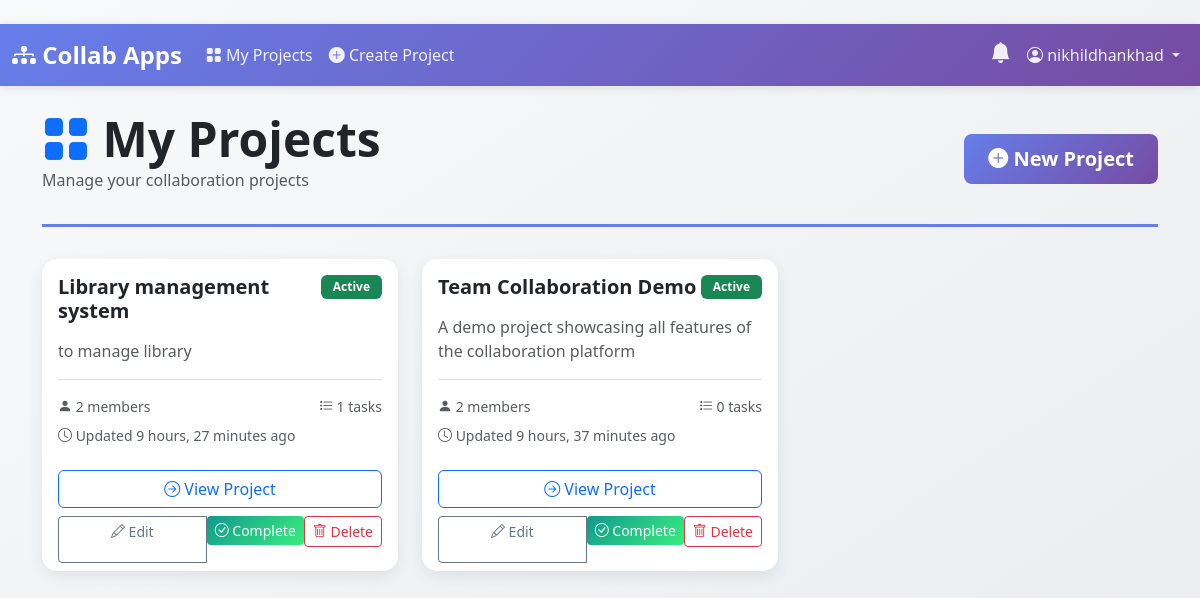
Screenshot of /projects/ (signed in) with the database file from the repository.
### projects/models.py (models this page shows, shortened)
class Project(models.Model):
    STATUS_CHOICES = [
        ('active', 'Active'),
        ('archived', 'Archived'),
        ('completed', 'Completed'),
    ]
    name = models.CharField(max_length=200)
    description = models.TextField()
    owner = models.ForeignKey(User, on_delete=models.CASCADE, related_name='owned_projects')
    status = models.CharField(max_length=20, choices=STATUS_CHOICES, default='active')
    created_at = models.DateTimeField(auto_now_add=True)
    updated_at = models.DateTimeField(auto_now=True)
    members = models.ManyToManyField(User, through='ProjectMembership', related_name='projects')
    class Meta:
        ordering = ['-created_at']
    def get_member_count(self):
        return self.members.count()
    def get_task_count(self):
        return self.tasks.count()
    @property
    def is_completed(self):
        return self.status == 'completed'

### projects/views.py (the view)
# urls.py: path('', views.DashboardView.as_view(), name='dashboard'),
class DashboardView(LoginRequiredMixin, ListView):
    model = Project
    template_name = 'projects/dashboard.html'
    context_object_name = 'projects'
    def get_queryset(self):
        return get_user_projects(self.request.user).order_by('-updated_at')

### projects/permissions.py (called while the page is built)
def get_user_projects(user):
    return user.projects.all()

### templates/projects/dashboard.html (shortened to what this page needs)
﻿{% extends 'base.html' %}
{% block content %}
<div class="page-header">
    <div class="d-flex justify-content-between align-items-center">
        <div>
            <h1 class="display-5 fw-bold mb-0">
                <i class="bi bi-grid-fill text-primary"></i> My Projects
            </h1>
            <p class="text-muted">Manage your collaboration projects</p>
        </div>
        <a href="{% url 'project_create' %}" class="btn btn-primary btn-lg">
            <i class="bi bi-plus-circle-fill"></i> New Project
        </a>
    </div>
</div>
{% if projects %}
<div class="row g-4">
    {% for project in projects %}
    <div class="col-md-6 col-lg-4">
        <div class="card h-100">
            <div class="card-body">
                <div class="d-flex justify-content-between align-items-start mb-3">
                    <h5
                        class="card-title fw-bold mb-0 {% if project.is_completed %}text-muted text-decoration-line-through{% endif %}">
                        <a href="{% url 'project_detail' project.pk %}"
                            class="text-decoration-none {% if project.is_completed %}text-muted{% else %}text-dark{% endif %}">
                            {{ project.name }}
                        </a>
                    </h5>
                    <span
                        class="badge {% if project.status == 'active' %}bg-success{% elif project.status == 'completed' %}bg-info{% else %}bg-secondary{% endif %}">
                        {{ project.get_status_display }}
                    </span>
                </div>
                <p class="card-text text-muted">
                    {{ project.description|truncatewords:20 }}
                </p>
                <div class="d-flex justify-content-between align-items-center mt-3 pt-3 border-top">
                    <div class="small text-muted">
                        <i class="bi bi-person-fill"></i> {{ project.get_member_count }} members
                    </div>
                    <div class="small text-muted">
                        <i class="bi bi-list-task"></i> {{ project.get_task_count }} tasks
                    </div>
                </div>
                <div class="small text-muted mt-2">
                    <i class="bi bi-clock"></i> Updated {{ project.updated_at|timesince }} ago
                </div>
            </div>
            <div class="card-footer bg-transparent border-0">
                <div class="d-grid gap-2">
                    <a href="{% url 'project_detail' project.pk %}" class="btn btn-outline-primary">
                        <i class="bi bi-arrow-right-circle"></i> View Project
                    </a>
                    {% if project.owner == user %}
                    <div class="btn-group" role="group">
                        <a href="{% url 'project_update' project.pk %}" class="btn btn-sm btn-outline-secondary">
                            <i class="bi bi-pencil"></i> Edit
                        </a>
                        {% if not project.is_completed %}
                        <form method="post" action="{% url 'mark_project_completed' project.pk %}" class="d-inline">
                            <button type="submit" class="btn btn-sm btn-success" title="Mark as completed">
                                <i class="bi bi-check-circle"></i> Complete
                            </button>
                        </form>
                        {% endif %}
                        <form method="post" action="{% url 'project_delete' project.pk %}" class="d-inline"
                            onsubmit="return confirm('⚠️ WARNING: This will permanently delete the project and ALL its tasks, files, and comments. This action cannot be undone. Are you absolutely sure?');">
                            <button type="submit" class="btn btn-sm btn-outline-danger">
                                <i class="bi bi-trash"></i> Delete
                            </button>
                        </form>
                    </div>
                    {% endif %}
                </div>
            </div>
        </div>
    </div>
    {% endfor %}
</div>
{% endif %}
{% endblock %}

### templates/base.html (shortened to what this page needs)
﻿<!DOCTYPE html>
<html lang="en">
<head>
    <link href="https://cdn.jsdelivr.net/npm/bootstrap@5.3.0/dist/css/bootstrap.min.css" rel="stylesheet">
    <link rel="stylesheet" href="https://cdn.jsdelivr.net/npm/bootstrap-icons@1.11.0/font/bootstrap-icons.css">
</head>
<body>
    {% if user.is_authenticated %}
    <nav class="navbar navbar-expand-lg navbar-dark mb-4">
        <div class="container-fluid">
            <a class="navbar-brand" href="{% url 'dashboard' %}">
                <i class="bi bi-diagram-3-fill"></i> Collab Apps
            </a>
            <div class="collapse navbar-collapse" id="navbarNav">
                <ul class="navbar-nav me-auto">
                    <li class="nav-item">
                        <a class="nav-link" href="{% url 'dashboard' %}">
                            <i class="bi bi-grid-fill"></i> My Projects
                        </a>
                    </li>
                    <li class="nav-item">
                        <a class="nav-link" href="{% url 'project_create' %}">
                            <i class="bi bi-plus-circle-fill"></i> Create Project
                        </a>
                    </li>
                </ul>
                <ul class="navbar-nav">
                    <li class="nav-item dropdown">
                        <a class="nav-link notification-icon" href="#" id="notificationDropdown" role="button" data-bs-toggle="dropdown">
                            <i class="bi bi-bell-fill"></i>
                        </a>
                    </li>
                    <li class="nav-item dropdown">
                        <a class="nav-link dropdown-toggle" href="#" id="userDropdown" role="button" data-bs-toggle="dropdown">
                            <i class="bi bi-person-circle"></i> {{ user.username }}
                        </a>
                    </li>
                </ul>
            </div>
        </div>
    </nav>
    {% endif %}
    <div class="container">
        {% block content %}{% endblock %}
    </div>
</body>
</html>

### templates/base.html (style rules this page uses)
:root { --primary-gradient: linear-gradient(135deg, #667eea 0%, #764ba2 100%); --success-gradient: linear-gradient(135deg, #11998e 0%, #38ef7d 100%); }
body { min-height: 100vh; background: linear-gradient(to bottom right, #f8f9fa, #e9ecef); }
.navbar { background: var(--primary-gradient) !important; box-shadow: 0 2px 10px rgba(0,0,0,0.1); }
.navbar-brand { font-weight: 700; font-size: 1.5rem; color: white !important; }
.nav-link { color: rgba(255,255,255,0.9) !important; font-weight: 500; transition: all 0.3s; }
.notification-icon { position: relative; cursor: pointer; font-size: 1.3rem; }
.card { border: none; border-radius: 15px; box-shadow: 0 5px 15px rgba(0,0,0,0.08); transition: transform 0.3s, box-shadow 0.3s; }
.btn-primary { background: var(--primary-gradient); border: none; font-weight: 600; padding: 10px 24px; border-radius: 8px; transition: all 0.3s; }
.btn-success { background: var(--success-gradient); border: none; }
.badge { padding: 6px 12px; border-radius: 6px; font-weight: 600; }
.page-header { margin-bottom: 2rem; padding-bottom: 1rem; border-bottom: 3px solid #667eea; }

### rows the page displays
Project: name "Library management system", status "Active", description "to manage library", get_member_count "2", get_task_count "1", updated_at "9 hours, 27 minutes", shows "Edit", shows "Complete"
Project: name "Team Collaboration Demo", status "Active", description "A demo project showcasing all features of the collaboration platform", get_member_count "2", get_task_count "0", updated_at "9 hours, 37 minutes", shows "Edit", shows "Complete"

### other values shown
{{ user.username }} "nikhildhankhad"
